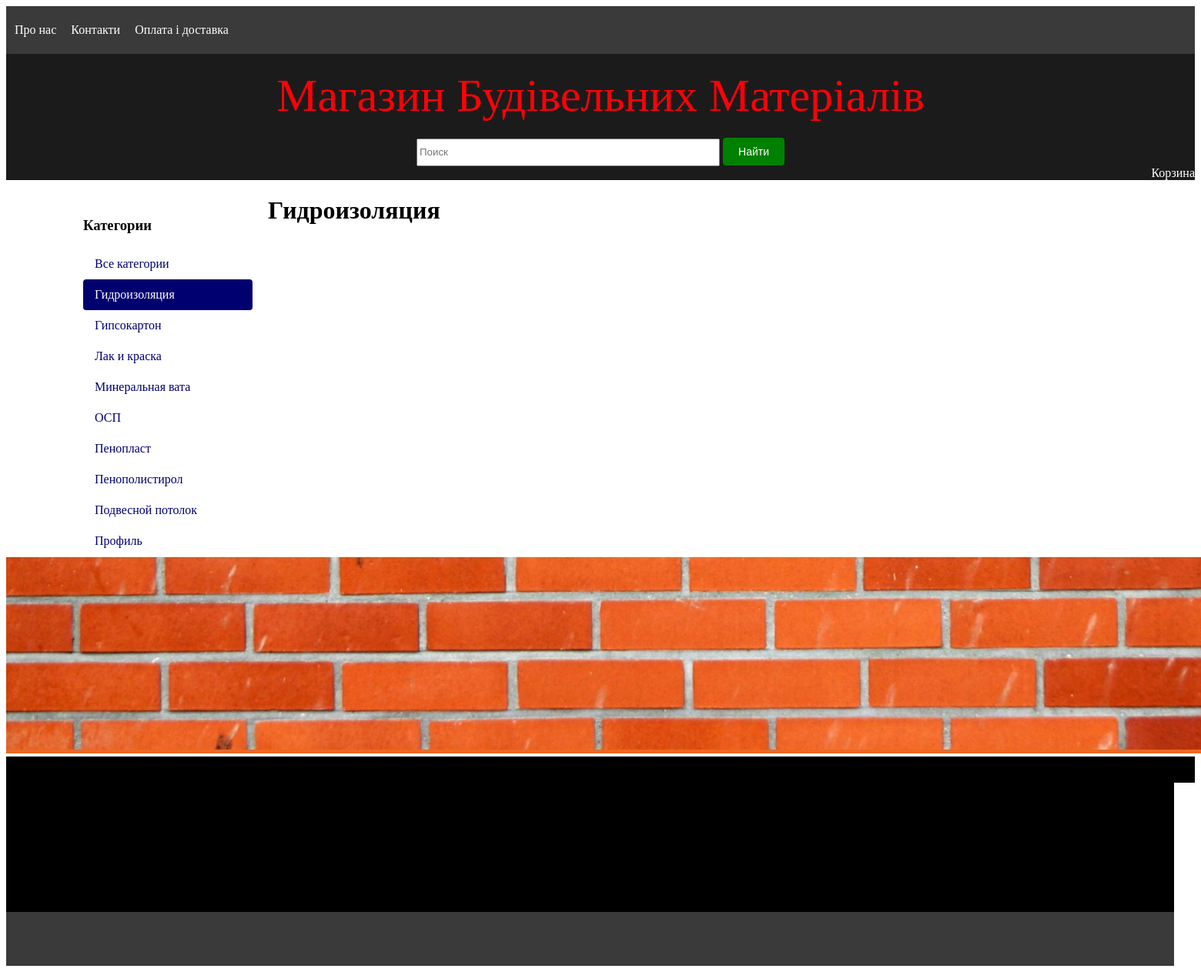
The app's page /gidroizolyaciya/ with its own data.
### shop/models.py (models this page shows, shortened)
class Category(models.Model):
    name = models.CharField(max_length=200, db_index=True)
    slug = models.SlugField(max_length=200, db_index=True, unique=True)
    class Meta:
        ordering = ('name',)
        verbose_name = 'Категория'
        verbose_name_plural = 'Категории'
    def get_absolute_url(self):
        return reverse('shop:product_list_by_category',
                       args=[self.slug])

### shop/views.py (the view)
def product_list(request, category_slug=None, manufacture_slug=None):
    category = None
    manufacture = None
    categories = Category.objects.all()
    products = Product.objects.filter(available=True)
    manufacturies = Manufacture.objects.all()
    if category_slug:
        category = get_object_or_404(Category, slug=category_slug)
        products = products.filter(category=category)
    if manufacture_slug:
        manufacture = get_object_or_404(Manufacture, slug=manufacture_slug)
        products = products.filter(manufacture=manufacture)
    query = request.GET.get("q")
    if query:
        products = Product.objects.filter(Q(name__icontains=query))
    return render(request,
                  'shop/product/list.html',
                  {'category': category,
                   'categories': categories,
                   'manufacture': manufacture,
                   'manufacturies': manufacturies,
                   'products': products})

### cart/cart.py (called while the page is built)
    def __len__(self):
        return sum(item['quantity'] for item in self.cart.values())

### cart/context_processors.py (called while the page is built)
def cart(request):
    return {'cart': Cart(request)}

### shop/templates/shop/product/list.html (shortened to what this page needs)
{% extends "shop/base.html" %}
{% load static %}
{% block content %}
    <div id="sidebar">
        <h3>Категории</h3>
        <ul>
            <li {% if not category %}class="selected"{% endif %}>
                <a href="{% url "shop:product_list" %}">Все категории</a>
            </li>
            {% for c in categories %}
                <li {% if category.slug == c.slug %}class="selected"{% endif %}>
                    <a href="{{ c.get_absolute_url }}">{{ c.name }}</a>
                </li>
            {% endfor %}
        </ul>
    </div>
    <div id="main" class="product-list">
        <h1>{% if category %}{{ category.name }}{% else %}Товары{% endif %}</h1>
    </div>
{% endblock %}

### shop/static/css/base.css (style rules this page uses)
#sidebar { width:220px; padding:30px 20px 0 0; float:left; }
#sidebar ul { margin:0; padding:0; }
#sidebar ul li { margin:0; list-style:none; padding:10px 14px; }
#sidebar ul li a { display:block; }
#sidebar ul li.selected { background:#00006E; border-radius:4px; }
#sidebar ul li.selected a { color:#fff; }
a { text-decoration:none; color:#00006E; }
#main { float:left; width: 96%; margin-right:-220px; overflow:hidden; }
a { border: 1px solid transparent; }
ul, ol, dl { margin: 0; padding: 0; list-style: none; }
a { text-decoration: none; }

### records on screen
Category: name "Гидроизоляция"
Category: name "Гипсокартон"
Category: name "Лак и краска"
Category: name "Минеральная вата"
Category: name "ОСП"
Category: name "Пенопласт"
Category: name "Пенополистирол"
Category: name "Подвесной потолок"
Category: name "Профиль"
